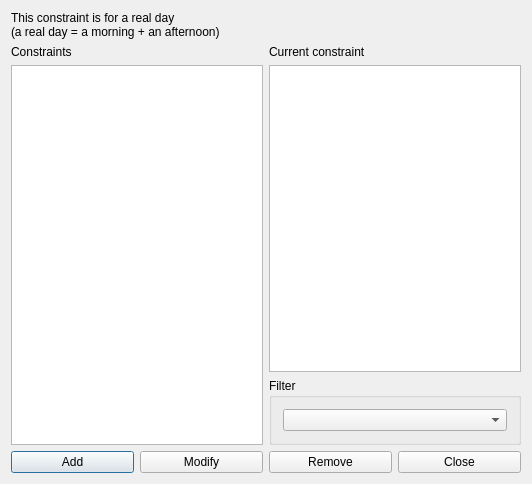
<?xml version="1.0" encoding="UTF-8"?>
<ui version="4.0">
 <class>ConstraintStudentsSetMaxRealDaysPerWeekForm_template</class>
 <widget class="QDialog" name="ConstraintStudentsSetMaxRealDaysPerWeekForm_template">
  <property name="geometry">
   <rect>
    <x>0</x>
    <y>0</y>
    <width>532</width>
    <height>484</height>
   </rect>
  </property>
  <property name="windowTitle">
   <string extracomment="This is the title of the dialog to see the list of all constraints of this type">Constraints students set max real days per week</string>
  </property>
  <layout class="QGridLayout" name="gridLayout_2">
   <item row="0" column="0" colspan="2">
    <widget class="QLabel" name="label">
     <property name="text">
      <string>This constraint is for a real day
(a real day = a morning + an afternoon)</string>
     </property>
    </widget>
   </item>
   <item row="1" column="0" rowspan="2">
    <layout class="QVBoxLayout" name="verticalLayout">
     <item>
      <widget class="QLabel" name="constraintsTextLabel">
       <property name="frameShape">
        <enum>QFrame::NoFrame</enum>
       </property>
       <property name="frameShadow">
        <enum>QFrame::Plain</enum>
       </property>
       <property name="text">
        <string>Constraints</string>
       </property>
       <property name="wordWrap">
        <bool>false</bool>
       </property>
      </widget>
     </item>
     <item>
      <widget class="QListWidget" name="constraintsListWidget"/>
     </item>
    </layout>
   </item>
   <item row="1" column="1">
    <layout class="QVBoxLayout" name="verticalLayout_2">
     <item>
      <widget class="QLabel" name="currentConstraintTextLabel">
       <property name="text">
        <string>Current constraint</string>
       </property>
       <property name="wordWrap">
        <bool>false</bool>
       </property>
      </widget>
     </item>
     <item>
      <widget class="QPlainTextEdit" name="currentConstraintTextEdit"/>
     </item>
    </layout>
   </item>
   <item row="2" column="1">
    <widget class="QGroupBox" name="filterGroupBox">
     <property name="title">
      <string>Filter</string>
     </property>
     <layout class="QGridLayout" name="gridLayout">
      <item row="0" column="0">
       <widget class="QComboBox" name="studentsComboBox"/>
      </item>
     </layout>
    </widget>
   </item>
   <item row="3" column="0" colspan="2">
    <layout class="QHBoxLayout" name="horizontalLayout">
     <item>
      <widget class="QPushButton" name="addConstraintPushButton">
       <property name="text">
        <string>Add</string>
       </property>
      </widget>
     </item>
     <item>
      <widget class="QPushButton" name="modifyConstraintPushButton">
       <property name="text">
        <string>Modify</string>
       </property>
      </widget>
     </item>
     <item>
      <widget class="QPushButton" name="removeConstraintPushButton">
       <property name="text">
        <string>Remove</string>
       </property>
      </widget>
     </item>
     <item>
      <widget class="QPushButton" name="closePushButton">
       <property name="text">
        <string>Close</string>
       </property>
      </widget>
     </item>
    </layout>
   </item>
  </layout>
 </widget>
 <layoutdefault spacing="6" margin="11"/>
 <resources/>
 <connections/>
</ui>
